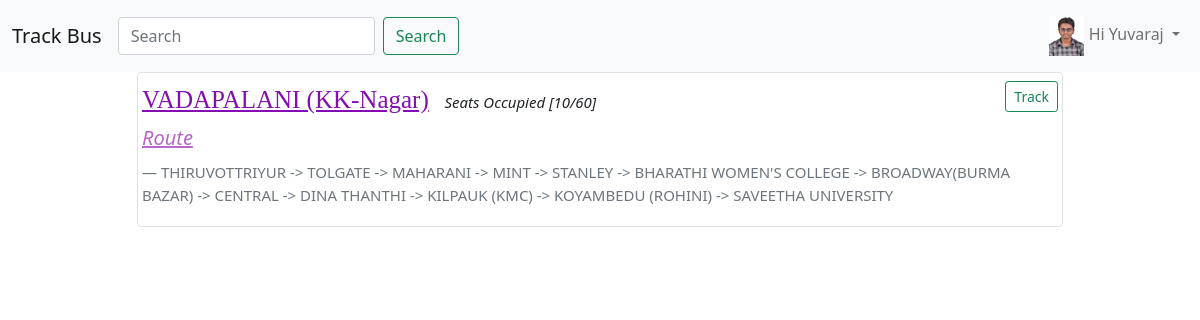
The app's page /blog/buslist (signed in) with its own data.
### bus/models.py (models this page shows)
class user_profile(models.Model):
	user = models.OneToOneField(User,on_delete=models.CASCADE)
	dob = models.DateField(null=True,blank=True)
	photo = models.ImageField(null=True,blank=True)

class bus(models.Model):
	title = models.CharField(max_length=100)
	description = models.TextField()
	slug = models.SlugField(unique=True)

### bus/views.py (the view)
# urls.py: path('buslist',bus_list,name='buslist'),
@login_required(login_url='blog:user_login')
def bus_list(request):
	obj = bus.objects.all()
	return render(request,'home.html',{'obj':obj})

### template/home.html
{% extends "base.html" %}
{% block content %}
{%for i in obj%}
    <div class="container">
        <div class="row justify-content-md-center">
          <div class="col-sm-10">
            <div class="img-thumbnail">
                    <h2><a href="{% url 'blog:busdetail' i.slug %}" class="title-tag">{{i.title}}</a><i style="font-size: 15px;">&nbsp; &nbsp; Seats Occupied [10/60]</i><small style="float: right;"><a href="{% url 'blog:busdetail' i.slug %}" class="btn btn-outline-success btn-sm " role="button" aria-pressed="true">Track</a></small></h2>
                        <div class="responsive" >
                            <blockquote class="blockquote">
  <p class="mb-4" style="color: #B767C8;"><u><i>Route</i></u></p>
  <footer class="blockquote-footer" >{{i.description}}</footer>
</blockquote>
                        </div>
                </div>
            </div>
        </div>
        </div>
{%endfor%}
{% endblock %}

### template/navbar.html (shortened to what this page needs)
<nav class="navbar navbar-expand-lg navbar-light bg-light">
  <div class="container-fluid">
    <a class="navbar-brand" href="{% url 'blog:buslist' %}">Track Bus</a>
    <div class="collapse navbar-collapse" id="navbarSupportedContent">
      <ul class="navbar-nav me-auto mb-2 mb-lg-0">
        <form class="d-flex" action="#">
        <input class="form-control me-2" type="search" placeholder="Search" aria-label="Search" name='q'>
        <button class="btn btn-outline-success" type="submit">Search</button>
      </form>
      </ul>
      <ul class="navbar-nav">
        {% if request.user.is_authenticated %}
          <li class="nav-item dropdown">
            <a class="nav-link dropdown-toggle" href="#" id="navbarDropdown" role="button" data-bs-toggle="dropdown" aria-expanded="false">
              {% if request.user.user_profile.photo %}
                <img src="{{request.user.user_profile.photo.url}}" class="nav-img">
              {% else %}
                  <img src="/media/download.png" class="nav-img">
              {% endif %}
              <span>Hi {{request.user.first_name|capfirst}}</span>
            </a>
          </li>
        {% endif %}
      </ul>
    </div>
  </div>
</nav>

### static/bus/style1.css (style rules this page uses)
.container .title-tag { font-family: Finchley; font-size: 25px; color: #840EB3; }
img.nav-img { height: 40px; width: 35px; }
.container .blockquote-footer { font-size: 15px; }

### template/base.html (style rules this page uses)
* { margin:0; padding: 0px; }

### records on screen
bus: title "VADAPALANI (KK-Nagar)", description "THIRUVOTTRIYUR -> TOLGATE -> MAHARANI -> MINT -> STANLEY -> BHARATHI WOMEN'S COLLEGE -> BROADWAY(BURMA BAZAR) -> CENTRAL -> DINA THANTHI -> KILPAUK (KMC) -> KOYAMBEDU (ROHINI) -> SAVEETHA UNIVERSITY"

### other values on screen
{{ request.user.first_name|capfirst }} "Yuvaraj"
